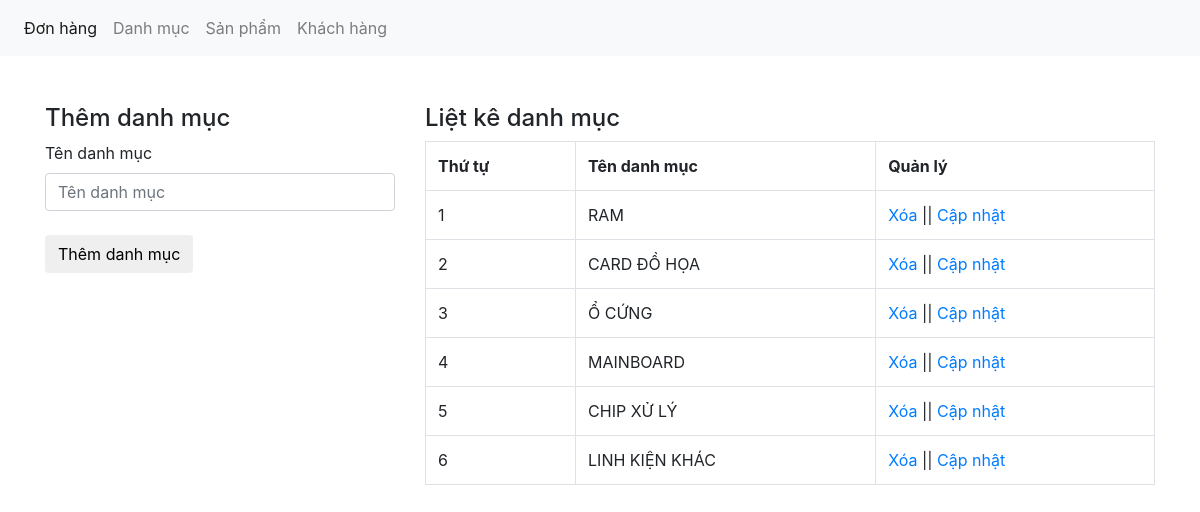
Page /admin/xulydanhmuc.php on the committed database.
### tables this page shows
CREATE TABLE `tbl_category` (
  `category_id` int(11) NOT NULL,
  `category_name` varchar(80) NOT NULL
);

### admin/xulydanhmuc.php (the view, shortened to what this page needs)
<?php
include('../backend/connect.php');
?>
<!DOCTYPE html>
<html lang="en">
<head>
	<link href="../assets/css/bootstrap.css" rel="stylesheet" type="text/css" media="all" />
</head>
<body>
	<nav class="navbar navbar-expand-lg navbar-light bg-light">
		<div class="collapse navbar-collapse" id="navbarNav">
			<ul class="navbar-nav">
				<li class="nav-item active">
					<a class="nav-link" href="xulydonhang.php">Đơn hàng <span class="sr-only">(current)</span></a>
				</li>
				<li class="nav-item">
					<a class="nav-link" href="xulydanhmuc.php">Danh mục</a>
				</li>
				<li class="nav-item">
					<a class="nav-link" href="xulysanpham.php">Sản phẩm</a>
				</li>
				<li class="nav-item">
					<a class="nav-link" href="xulykhachhang.php">Khách hàng</a>
				</li>
			</ul>
		</div>
	</nav><br><br>
	<div class="container">
		<div class="row">
			<?php
			if (isset($_GET['quanly']) == 'capnhat') {
				$id_capnhat = $_GET['id'];
				$sql_capnhat = mysqli_query($mysqli, "SELECT * FROM tbl_category WHERE category_id='$id_capnhat'");
				$row_capnhat = mysqli_fetch_array($sql_capnhat);
			?>
				<div class="col-md-4">
					<h4>Cập nhật danh mục</h4>
					<label>Tên danh mục</label>
					<form action="" method="POST">
						<input type="text" class="form-control" name="danhmuc" value="<?php echo $row_capnhat['category_name'] ?>"><br>
						<input type="hidden" class="form-control" name="id_danhmuc" value="<?php echo $row_capnhat['category_id'] ?>">
						<input type="submit" name="capnhatdanhmuc" value="Cập nhật danh mục" class="btn btn-default">
					</form>
				</div>
			<?php
			} else {
			?>
				<div class="col-md-4">
					<h4>Thêm danh mục</h4>
					<label>Tên danh mục</label>
					<form action="" method="POST">
						<input type="text" class="form-control" name="danhmuc" placeholder="Tên danh mục"><br>
						<input type="submit" name="themdanhmuc" value="Thêm danh mục" class="btn btn-default">
					</form>
				</div>
			<?php
			}
			?>
			<div class="col-md-8">
				<h4>Liệt kê danh mục</h4>
				<?php
				$sql_select = mysqli_query($mysqli, "SELECT * FROM tbl_category ORDER BY category_id ASC");
				?>
				<table class="table table-bordered ">
					<tr>
						<th>Thứ tự</th>
						<th>Tên danh mục</th>
						<th>Quản lý</th>
					</tr>
					<?php
					$i = 0;
					while ($row_category = mysqli_fetch_array($sql_select)) {
						$i++;
					?>
						<tr>
							<td><?php echo $i; ?></td>
							<td><?php echo $row_category['category_name'] ?></td>
							<td><a href="?xoa=<?php echo $row_category['category_id'] ?>">Xóa</a> || <a href="?quanly=capnhat&id=<?php echo $row_category['category_id'] ?>">Cập nhật</a></td>
						</tr>
					<?php
					}
					?>
				</table>
			</div>
		</div>
	</div>
</body>
</html>

### rows in the picture
tbl_category: category_name "RAM"
tbl_category: category_name "CARD ĐỒ HỌA"
tbl_category: category_name "Ổ CỨNG"
tbl_category: category_name "MAINBOARD"
tbl_category: category_name "CHIP XỬ LÝ"
tbl_category: category_name "LINH KIỆN KHÁC"
